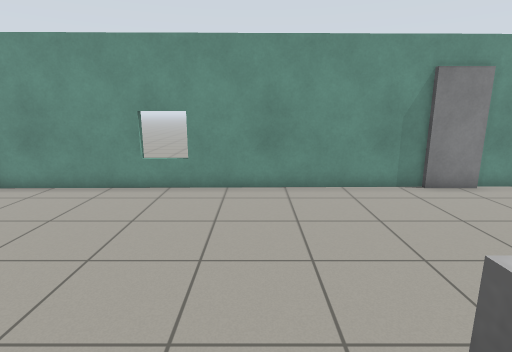
view 1 (above)

17 first-person views from a walk through a robot-simulator world made for Gazebo. The camera is 1.3 m above the floor, tilts 12° down and sees 80° across. Floor lines are 1 m apart. The floor is counted in squares, 0.5 m on a side. Each view is taken from the middle of a square. On the plan, view 1 faces up. The plan holds only what a view shows up to about 20 squares ahead; the rest is blank. The place goes on beyond the plan. Robots are left out. Simple patterns stand in for the simulator's built-in surfaces. Some stock models are drawn as simple stand-ins. Some surface patterns are stand-ins.

view 2
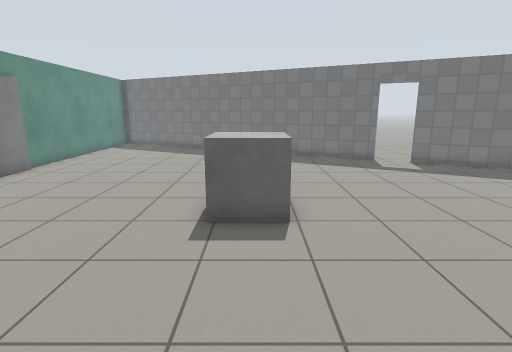

view 3
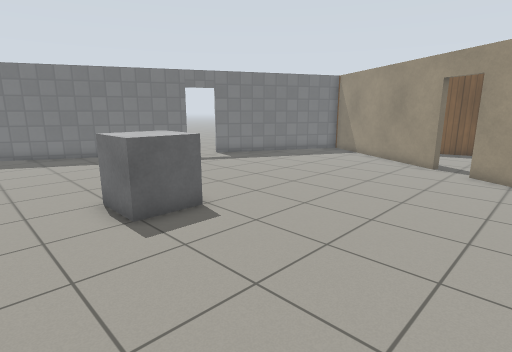

view 4
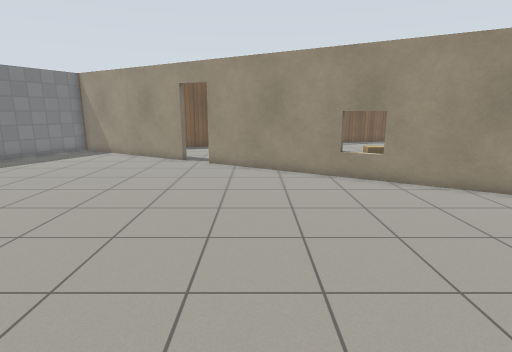

view 5
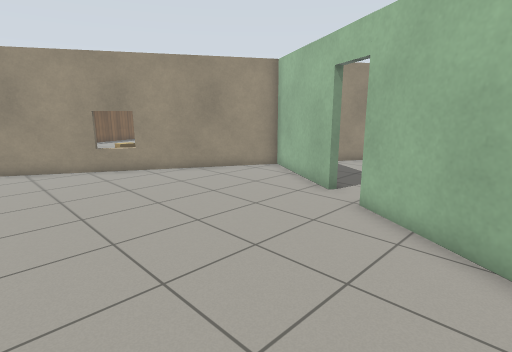

view 6
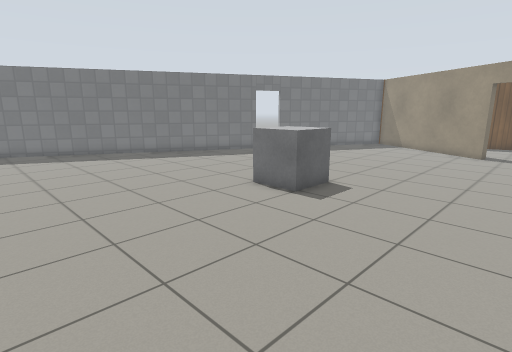

view 7
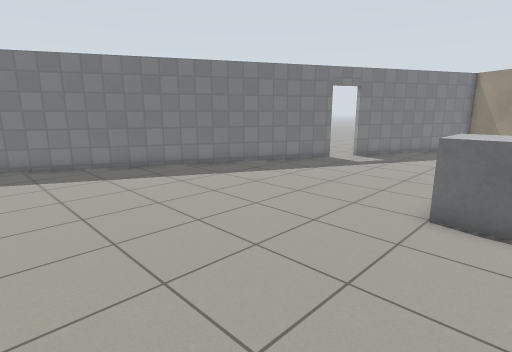

view 8
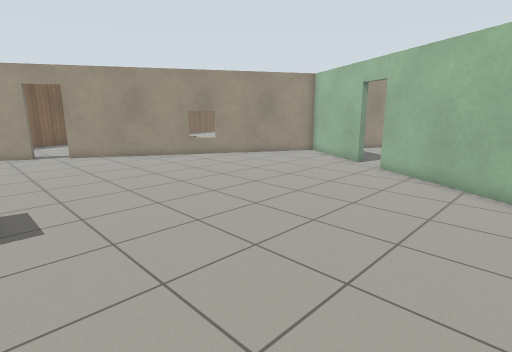

view 9
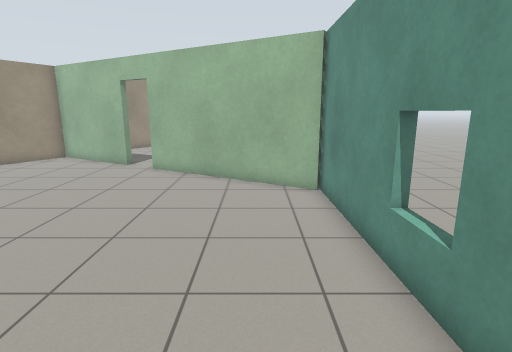

view 10
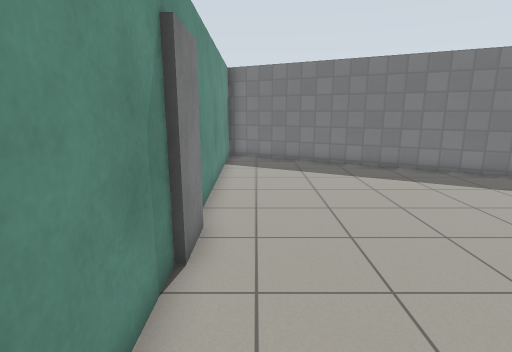

view 11
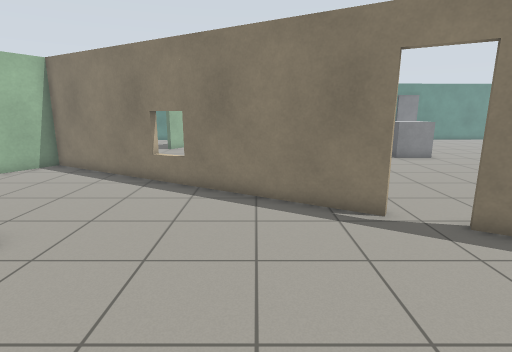

view 12
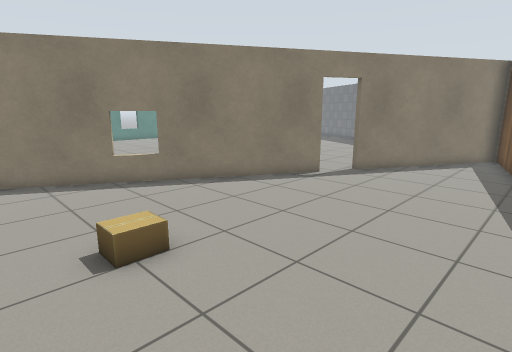

view 13
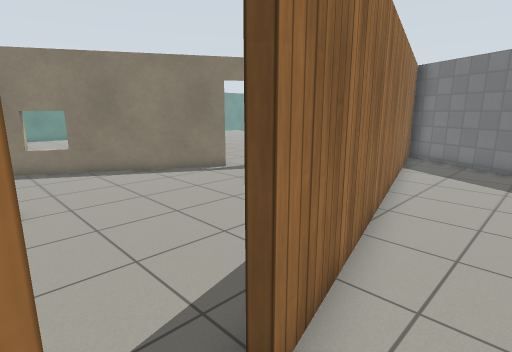

view 14
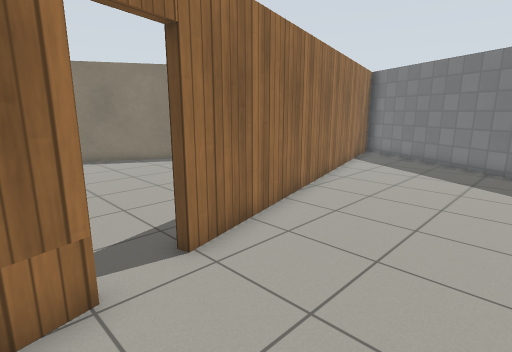

view 15
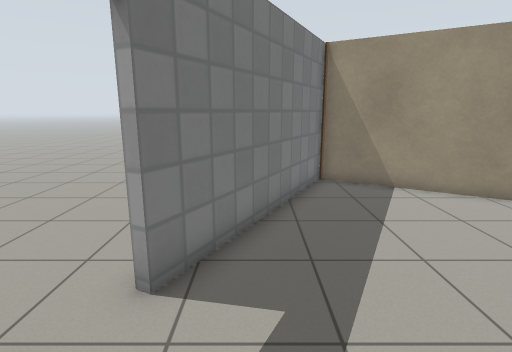

view 16
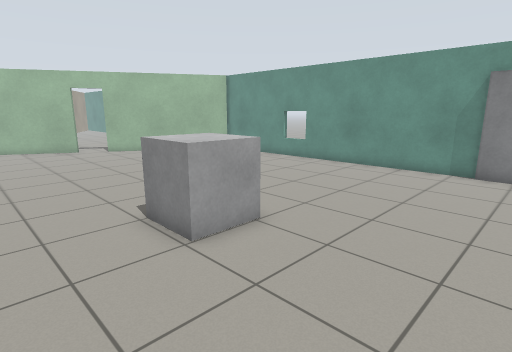

view 17
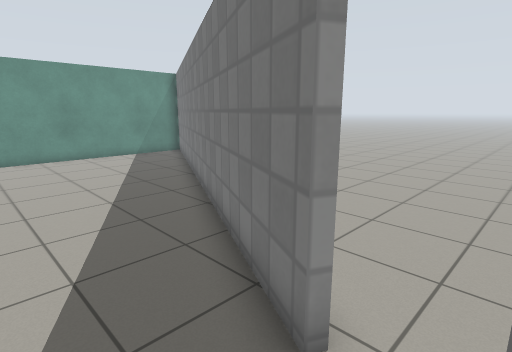

### Floor plan
Points are (right, up) in squares from view 1. A wall is a line through its corners. A room is listed if a view was taken in it or the views show most of it. See-through windows are left out.
Room 1 (views 1, 2, 3, 4, 5, 6, 7, 8, 9, 10, 15, 16, 17)
walls: (5.6, 10.4) (-9.2, 10.2); (10.4, -6.4) (19.1, 10.6); (-2.1, -11.3) (5.5, -15.7) (9.5, -8); (-8.9, 10.2) (-13, 3.1); (-14.1, 1.9) (-13.8, 1.7) (-15.5, -1.3); (13, 10.5) (7.8, 10.4); (-15.5, -3.5) (-3.5, -10.5)
ways out: open door at (-3, -11) to room 2; open door at (-14, 2); open door at (-13, 3); open door at (10, -7.5)
objects: other object (1, -1) to (3, 1); door leaf (6, 10) to (7, 10)
Room 2 (views 11, 12)
walls: (-3.7, -10.7) (-15.6, -3.9); (-2.5, -17.7) (-0.8, -17.3); (1.5, -16.7) (5, -15.7) (-2.3, -11.6)
ways out: open door at (-3, -11) to room 1; open door at (-13, -21) to room 3; open door at (-11.5, -20) to room 3
objects: cardboard box (-13, -13) to (-12, -12)
Room 3 (views 13, 14)
walls: (-12.8, -20.8) (-14, -21.1); (1.3, -23.8) (4.3, -18); (3.2, -16.5) (-11.2, -20.4)
ways out: open door at (-13, -21) to room 2; open door at (-11.5, -20) to room 2
Room 4 (no view inside)
walls: (4.3, -18) (5.4, -15.9) (3.2, -16.5)

Positions as (right, up) in squares from view 1, and headings:
1: (0, 0), facing up
2: (-6, 0), facing right
3: (-6, 4), facing down-right
4: (-6, 5), facing down
5: (-5, 7), facing down-left
6: (-5, 9), facing down-right
7: (1, 9), facing down-right
8: (1, 9), facing down-left
9: (1, 8), facing left
10: (1, 9), facing right
11: (-7, -18), facing up
12: (-15, -18), facing up-right
13: (-13, -22), facing up-right
14: (-14, -25), facing up-right
15: (8, -4), facing down
16: (8, -4), facing up-left
17: (8, -8), facing up-right
